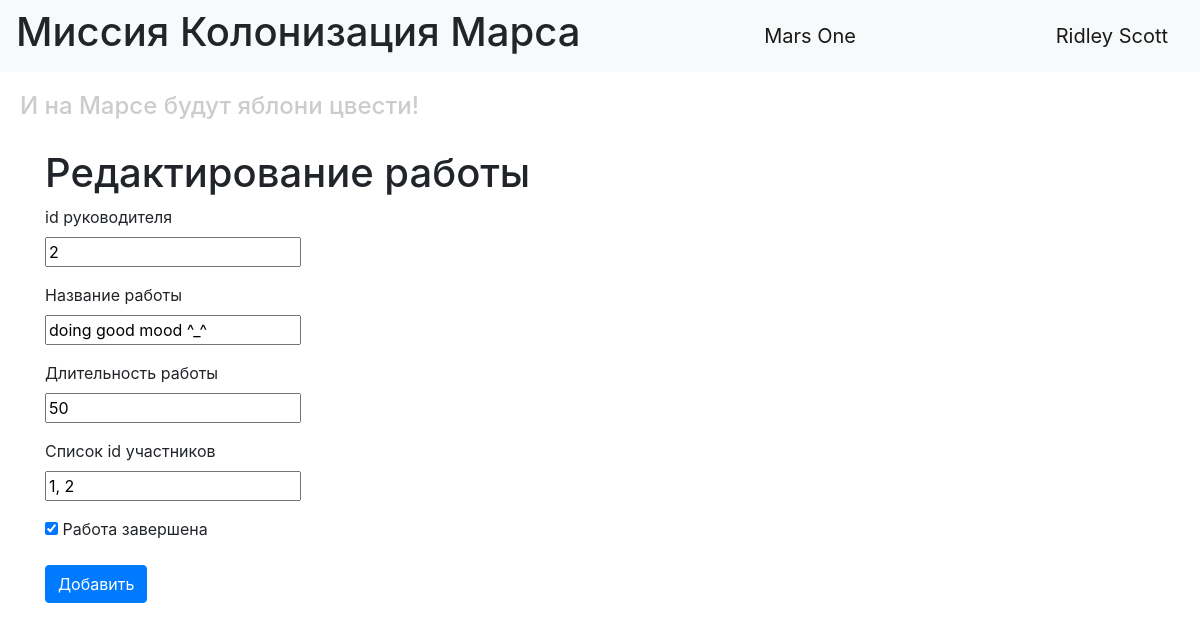
The page /jobs/6 (signed in) on the database as committed earlier.
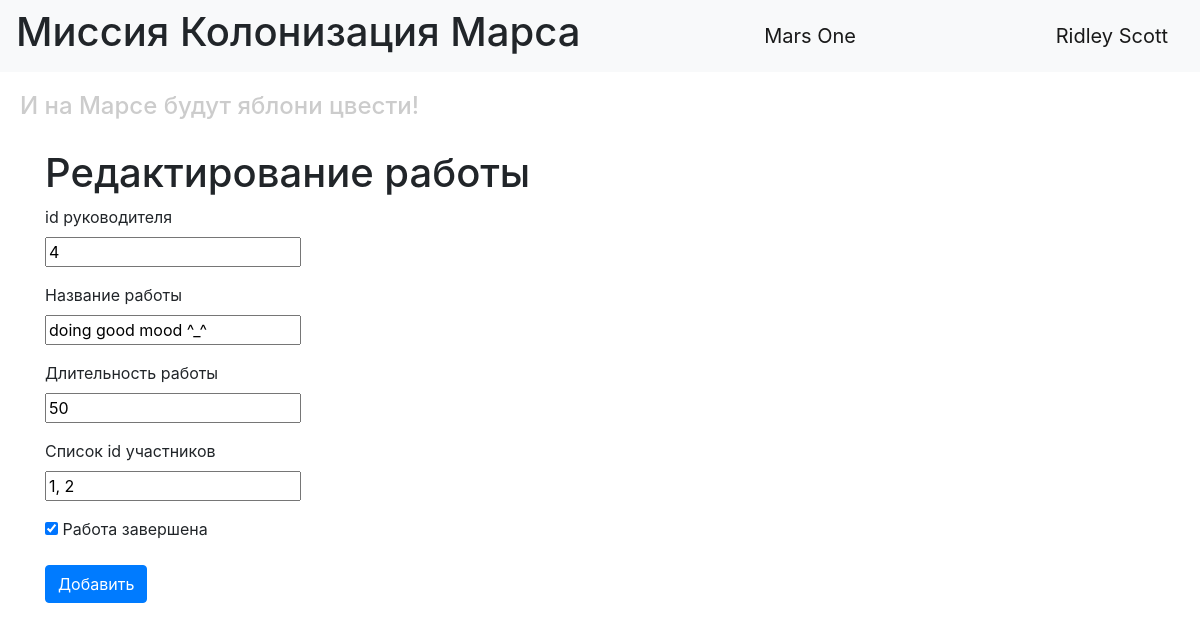
The same page on the database as committed later.
### data/users.py (models this page shows, shortened)
class User(SqlAlchemyBase, UserMixin, SerializerMixin):
    __tablename__ = 'users'
    id = sqlalchemy.Column(sqlalchemy.Integer,
                           primary_key=True, autoincrement=True)
    surname = sqlalchemy.Column(sqlalchemy.String, nullable=True)
    name = sqlalchemy.Column(sqlalchemy.String, nullable=True)
    age = sqlalchemy.Column(sqlalchemy.Integer)
    position = sqlalchemy.Column(sqlalchemy.String, nullable=True)
    speciality = sqlalchemy.Column(sqlalchemy.String, nullable=True)
    address = sqlalchemy.Column(sqlalchemy.String, nullable=True)
    email = sqlalchemy.Column(sqlalchemy.String,
                              index=True, unique=True, nullable=True)
    hashed_password = sqlalchemy.Column(sqlalchemy.String, nullable=True)
    modified_date = sqlalchemy.Column(sqlalchemy.DateTime)
    city_from = sqlalchemy.Column(sqlalchemy.String)

### data/jobs.py (models this page shows)
class Jobs(SqlAlchemyBase, UserMixin, SerializerMixin):
    __tablename__ = 'jobs'
    id = sqlalchemy.Column(sqlalchemy.Integer,
                           primary_key=True, autoincrement=True)
    team_leader = sqlalchemy.Column(sqlalchemy.Integer,
                                    sqlalchemy.ForeignKey("users.id"))
    user = orm.relation('User')
    job = sqlalchemy.Column(sqlalchemy.String, nullable=True)
    work_size = sqlalchemy.Column(sqlalchemy.Integer)
    collaborators = sqlalchemy.Column(sqlalchemy.String)
    start_date = sqlalchemy.Column(sqlalchemy.DateTime,
                                   default=datetime.datetime.now)
    end_date = sqlalchemy.Column(sqlalchemy.DateTime)
    is_finished = sqlalchemy.Column(sqlalchemy.Boolean, default=False)

### main.py (the view, shortened to what this page needs)
@app.route('/jobs/<int:id>', methods=['GET', 'POST'])
@login_required
def edit_job(id):
    form = JobsForm()
    if request.method == "GET":
        session = db_session.create_session()
        job = session.query(Jobs).filter(Jobs.id == id,
                                          (Jobs.team_leader == current_user.id)|(current_user.id == 1)).first()
        if job:
            form.team_leader.data = job.team_leader
            form.job.data = job.job
            form.work_size.data = job.work_size
            form.collaborators.data = job.collaborators
            form.is_finished.data = job.is_finished
        else:
            abort(404)
    return render_template('addjob.html', title='Редактирование работы', form=form)

### loginform.py
class JobsForm(FlaskForm):
    team_leader = IntegerField('id руководителя', validators=[DataRequired()])
    job = StringField('Название работы', validators=[DataRequired()])
    work_size = IntegerField('Длительность работы', validators=[DataRequired()])
    collaborators = StringField('Список id участников', validators=[DataRequired()])
    start_date = DateField('Время начала работы', default=datetime.datetime.now)
    end_date = DateField('Время конца работы', default=datetime.datetime.now)
    is_finished = BooleanField('Работа завершена', default=False)
    submit = SubmitField('Добавить')

### data/db_session.py (called while the page is built)
def create_session() -> Session:
    global __factory
    return __factory()

### main.py (called while the page is built)
@login_manager.user_loader
def load_user(user_id):
    session = db_session.create_session()
    return session.query(User).get(user_id)

### templates/addjob.html (shortened to what this page needs)
{% extends "base.html" %}
{% block content %}
    <h1>{{ title }}</h1>
    <form action="" method="post">
        <p>
            {{ form.team_leader.label }}<br>
            {{ form.team_leader }}<br>
        </p>
        <p>
            {{ form.job.label }}<br>
            {{ form.job }}<br>
        </p>
        <p>
            {{ form.work_size.label }}<br>
            {{ form.work_size }}<br>
        </p>
        <p>
            {{ form.collaborators.label }}<br>
            {{ form.collaborators }}<br>
        </p>
        <p>{{ form.is_finished() }} {{ form.is_finished.label }}</p>
        <p>{{ form.submit(type="submit", class="btn btn-primary") }}</p>
    </form>
{% endblock %}

### templates/base.html (shortened to what this page needs)
<!DOCTYPE html>
<html lang="en">
<head>
    <link rel="stylesheet" href="https://stackpath.bootstrapcdn.com/bootstrap/4.4.1/css/bootstrap.min.css">
    <link rel="stylesheet" type="text/css" href="/static/css/style.css" />
</head>
  <body>
    <header>
      <nav class="navbar navbar-light bg-light">
          <h1>Миссия Колонизация Марса</h1>
        <a class="navbar-brand" href="#">Mars One</a>
          {% if current_user.is_authenticated %}
    <a class="navbar-brand" href="/logout">{{ current_user.name }} {{ current_user.surname }}</a>
{% else %}
    <p>
        <a class="btn btn-primary " href="/register">Зарегистрироваться</a>
        <a class="btn btn-success" href="/login">Войти</a>
    </p>
{% endif %}
      </nav>
        <h4>И на Марсе будут яблони цвести!</h4>
    </header>
    <main role="main" class="container">
        {% block content %}{% endblock %}
    </main>
  </body>
</html>

### static/css/style.css (style rules this page uses)
h4 { color: #cccccc; padding: 20px; }

Rows that differ between the two databases and show on the page:
changed Jobs "doing good mood ^_^": team_leader "2" → "4"
